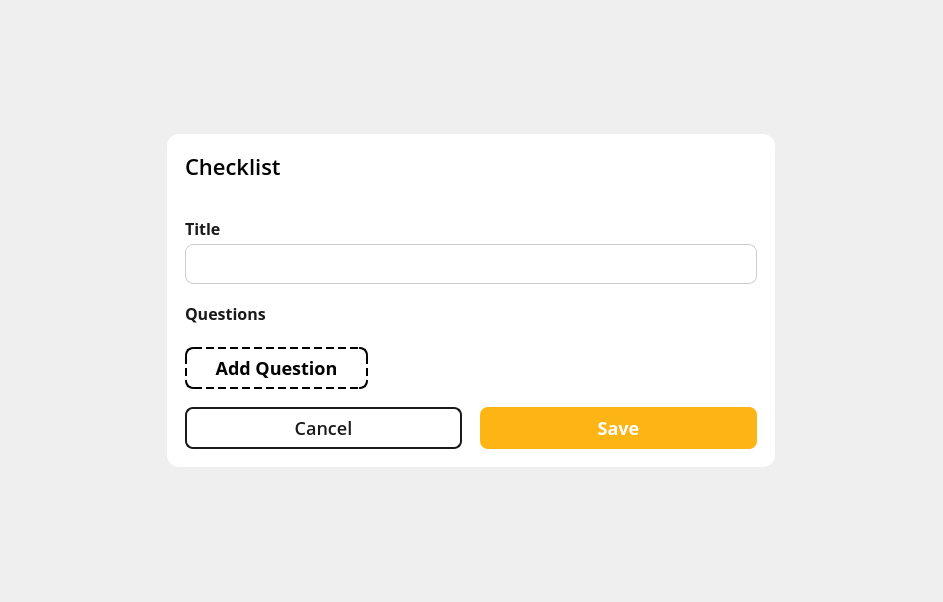
<?xml version="1.0" encoding="UTF-8"?>
<ui version="4.0">
 <class>ChecklistDialog</class>
 <widget class="QDialog" name="ChecklistDialog">
  <property name="geometry">
   <rect>
    <x>0</x>
    <y>0</y>
    <width>943</width>
    <height>602</height>
   </rect>
  </property>
  <property name="windowTitle">
   <string>Dialog</string>
  </property>
  <layout class="QHBoxLayout" name="backgroundLayout">
   <item>
    <widget class="QWidget" name="dialogContainer" native="true">
     <property name="sizePolicy">
      <sizepolicy hsizetype="Fixed" vsizetype="Maximum">
       <horstretch>0</horstretch>
       <verstretch>0</verstretch>
      </sizepolicy>
     </property>
     <property name="minimumSize">
      <size>
       <width>608</width>
       <height>0</height>
      </size>
     </property>
     <property name="maximumSize">
      <size>
       <width>608</width>
       <height>16777215</height>
      </size>
     </property>
     <property name="styleSheet">
      <string notr="true">#dialogContainer {
	background-color: white;
	border-radius: 12px;
	border: none;
}

#bodyContainer {
	border-bottom-left-radius: 12px;
	border-bottom-right-radius: 12px;
}


QLabel {
	color: #1A1A1A;
	font-family: Open Sans;
	font-weight: 600;
	font-size: 16px;
	line-height: 24px;
	letter-spacing: 0%;
}

QLineEdit {
	color: #1A1A1A;
	background: white;
	font-family: Open Sans;
	font-weight: 400;
	font-size: 16px;
	line-height: 24px;
	letter-spacing: 0%;
	border-radius: 8px;
	border: 1px solid #ccc;
	padding-left: 12px;
	padding-right: 12px;
}</string>
     </property>
     <layout class="QVBoxLayout" name="dialogMainLayout">
      <property name="spacing">
       <number>0</number>
      </property>
      <property name="leftMargin">
       <number>0</number>
      </property>
      <property name="topMargin">
       <number>0</number>
      </property>
      <property name="rightMargin">
       <number>0</number>
      </property>
      <property name="bottomMargin">
       <number>0</number>
      </property>
      <item>
       <widget class="QWidget" name="titleBar" native="true">
        <property name="minimumSize">
         <size>
          <width>0</width>
          <height>64</height>
         </size>
        </property>
        <property name="maximumSize">
         <size>
          <width>16777215</width>
          <height>64</height>
         </size>
        </property>
        <property name="styleSheet">
         <string notr="true">background-color: rgba(255, 255, 255, 0);</string>
        </property>
        <layout class="QHBoxLayout" name="horizontalLayout">
         <property name="spacing">
          <number>18</number>
         </property>
         <property name="leftMargin">
          <number>18</number>
         </property>
         <property name="topMargin">
          <number>16</number>
         </property>
         <property name="rightMargin">
          <number>18</number>
         </property>
         <property name="bottomMargin">
          <number>16</number>
         </property>
         <item>
          <widget class="QLabel" name="dialogTitle">
           <property name="styleSheet">
            <string notr="true">font-family: Open Sans;
font-size: 22px;
font-weight: 500;
color: black;
line-height: 30px;
letter-spacing: 0%;
</string>
           </property>
           <property name="text">
            <string>Checklist</string>
           </property>
          </widget>
         </item>
         <item>
          <widget class="QToolButton" name="closeButton">
           <property name="minimumSize">
            <size>
             <width>32</width>
             <height>32</height>
            </size>
           </property>
           <property name="maximumSize">
            <size>
             <width>32</width>
             <height>32</height>
            </size>
           </property>
           <property name="text">
            <string/>
           </property>
           <property name="icon">
            <iconset resource="../../../../../Resources/Resources.qrc">
             <normaloff>:/images/Project/cross-icon.svg</normaloff>:/images/Project/cross-icon.svg</iconset>
           </property>
           <property name="iconSize">
            <size>
             <width>32</width>
             <height>32</height>
            </size>
           </property>
           <property name="autoRaise">
            <bool>true</bool>
           </property>
          </widget>
         </item>
        </layout>
       </widget>
      </item>
      <item>
       <widget class="QWidget" name="bodyContainer" native="true">
        <property name="sizePolicy">
         <sizepolicy hsizetype="Preferred" vsizetype="Minimum">
          <horstretch>0</horstretch>
          <verstretch>0</verstretch>
         </sizepolicy>
        </property>
        <layout class="QVBoxLayout" name="verticalLayout">
         <property name="spacing">
          <number>18</number>
         </property>
         <property name="leftMargin">
          <number>18</number>
         </property>
         <property name="topMargin">
          <number>18</number>
         </property>
         <property name="rightMargin">
          <number>18</number>
         </property>
         <property name="bottomMargin">
          <number>18</number>
         </property>
         <item>
          <widget class="QWidget" name="TitleContainer" native="true">
           <property name="maximumSize">
            <size>
             <width>16777215</width>
             <height>68</height>
            </size>
           </property>
           <layout class="QVBoxLayout" name="verticalLayout_5">
            <property name="spacing">
             <number>4</number>
            </property>
            <property name="leftMargin">
             <number>0</number>
            </property>
            <property name="topMargin">
             <number>0</number>
            </property>
            <property name="rightMargin">
             <number>0</number>
            </property>
            <property name="bottomMargin">
             <number>0</number>
            </property>
            <item>
             <widget class="QLabel" name="titleLabel">
              <property name="minimumSize">
               <size>
                <width>0</width>
                <height>24</height>
               </size>
              </property>
              <property name="maximumSize">
               <size>
                <width>16777215</width>
                <height>24</height>
               </size>
              </property>
              <property name="text">
               <string>Title</string>
              </property>
             </widget>
            </item>
            <item>
             <widget class="QLineEdit" name="titleEdit">
              <property name="minimumSize">
               <size>
                <width>0</width>
                <height>40</height>
               </size>
              </property>
              <property name="maximumSize">
               <size>
                <width>16777215</width>
                <height>40</height>
               </size>
              </property>
             </widget>
            </item>
           </layout>
          </widget>
         </item>
         <item>
          <widget class="QWidget" name="QuestionsWidget" native="true">
           <property name="sizePolicy">
            <sizepolicy hsizetype="Preferred" vsizetype="Preferred">
             <horstretch>0</horstretch>
             <verstretch>0</verstretch>
            </sizepolicy>
           </property>
           <property name="minimumSize">
            <size>
             <width>0</width>
             <height>0</height>
            </size>
           </property>
           <property name="maximumSize">
            <size>
             <width>16777215</width>
             <height>16777215</height>
            </size>
           </property>
           <layout class="QVBoxLayout" name="verticalLayout_6">
            <property name="spacing">
             <number>4</number>
            </property>
            <property name="leftMargin">
             <number>0</number>
            </property>
            <property name="topMargin">
             <number>0</number>
            </property>
            <property name="rightMargin">
             <number>0</number>
            </property>
            <property name="bottomMargin">
             <number>0</number>
            </property>
            <item>
             <widget class="QLabel" name="questionsLabel">
              <property name="sizePolicy">
               <sizepolicy hsizetype="Preferred" vsizetype="Fixed">
                <horstretch>0</horstretch>
                <verstretch>0</verstretch>
               </sizepolicy>
              </property>
              <property name="text">
               <string>Questions</string>
              </property>
             </widget>
            </item>
            <item>
             <widget class="QWidget" name="questionContainer" native="true">
              <property name="sizePolicy">
               <sizepolicy hsizetype="Preferred" vsizetype="Preferred">
                <horstretch>0</horstretch>
                <verstretch>0</verstretch>
               </sizepolicy>
              </property>
              <property name="minimumSize">
               <size>
                <width>0</width>
                <height>0</height>
               </size>
              </property>
              <property name="maximumSize">
               <size>
                <width>16777215</width>
                <height>16777215</height>
               </size>
              </property>
             </widget>
            </item>
           </layout>
          </widget>
         </item>
         <item>
          <widget class="QPushButton" name="addQuestionButton">
           <property name="minimumSize">
            <size>
             <width>183</width>
             <height>42</height>
            </size>
           </property>
           <property name="maximumSize">
            <size>
             <width>183</width>
             <height>42</height>
            </size>
           </property>
           <property name="styleSheet">
            <string notr="true">QPushButton {
	background: white;
	border: 2px dashed black;
	border-radius: 8px;
	font-family: Open-Sans;
	font-weight: 500;
	font-size: 18px;
	color: black;
}

QPushButton:hover {
    background-color: #D6ECFF;
}

QPushButton:pressed {
    background-color: #B7DCFF;
    padding-top: 2px;
	padding-left: 2px;
}
</string>
           </property>
           <property name="text">
            <string>Add Question</string>
           </property>
           <property name="icon">
            <iconset resource="../../../../../Resources/Resources.qrc">
             <normaloff>:/images/Automations/dataset_add.svg</normaloff>:/images/Automations/dataset_add.svg</iconset>
           </property>
          </widget>
         </item>
         <item>
          <widget class="QWidget" name="buttonContainer" native="true">
           <property name="sizePolicy">
            <sizepolicy hsizetype="Preferred" vsizetype="Fixed">
             <horstretch>0</horstretch>
             <verstretch>0</verstretch>
            </sizepolicy>
           </property>
           <property name="minimumSize">
            <size>
             <width>0</width>
             <height>42</height>
            </size>
           </property>
           <property name="maximumSize">
            <size>
             <width>16777215</width>
             <height>42</height>
            </size>
           </property>
           <layout class="QHBoxLayout" name="buttonLayout">
            <property name="spacing">
             <number>18</number>
            </property>
            <property name="leftMargin">
             <number>0</number>
            </property>
            <property name="topMargin">
             <number>0</number>
            </property>
            <property name="rightMargin">
             <number>0</number>
            </property>
            <property name="bottomMargin">
             <number>0</number>
            </property>
            <item>
             <widget class="QPushButton" name="cancelButton">
              <property name="minimumSize">
               <size>
                <width>0</width>
                <height>42</height>
               </size>
              </property>
              <property name="maximumSize">
               <size>
                <width>16777215</width>
                <height>42</height>
               </size>
              </property>
              <property name="styleSheet">
               <string notr="true">QPushButton {
	background: white;
	border: 2px solid #1A1A1A;
	border-radius: 8px;
	font-family: Open Sans;
	font-weight: 500;
	font-size: 18px;
	color: #1A1A1A;
}

QPushButton:hover {
    background-color: #D6ECFF;
}

QPushButton:pressed {
    background-color: #B7DCFF;
    padding-top: 2px;
	padding-left: 2px;
}
</string>
              </property>
              <property name="text">
               <string>Cancel</string>
              </property>
             </widget>
            </item>
            <item>
             <widget class="QPushButton" name="saveButton">
              <property name="minimumSize">
               <size>
                <width>0</width>
                <height>42</height>
               </size>
              </property>
              <property name="maximumSize">
               <size>
                <width>16777215</width>
                <height>42</height>
               </size>
              </property>
              <property name="styleSheet">
               <string notr="true">QPushButton {
	background: #FDB515;
	border: none;
	border-radius: 8px;
	font-family: Open-Sans;
	font-weight: 500;
	font-size: 18px;
	color: white;
}

QPushButton:hover {
    background-color: #E6A512;
}

QPushButton:pressed {
    background-color: #CC8F0F;
    padding-top: 2px;
	padding-left: 2px;
}</string>
              </property>
              <property name="text">
               <string>Save</string>
              </property>
             </widget>
            </item>
           </layout>
          </widget>
         </item>
        </layout>
       </widget>
      </item>
     </layout>
    </widget>
   </item>
  </layout>
 </widget>
 <resources>
  <include location="../../../../../Resources/Resources.qrc"/>
 </resources>
 <connections/>
</ui>
